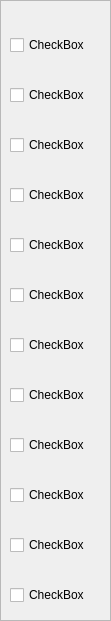
   <widget class="QFrame" name="frame_4">
    <property name="geometry">
     <rect>
      <x>870</x>
      <y>0</y>
      <width>111</width>
      <height>621</height>
     </rect>
    </property>
    <property name="frameShape">
     <enum>QFrame::StyledPanel</enum>
    </property>
    <property name="frameShadow">
     <enum>QFrame::Raised</enum>
    </property>
    <widget class="QCheckBox" name="cb_ingredientes">
     <property name="geometry">
      <rect>
       <x>10</x>
       <y>20</y>
       <width>150</width>
       <height>50</height>
      </rect>
     </property>
     <property name="text">
      <string>CheckBox</string>
     </property>
    </widget>
    <widget class="QCheckBox" name="cb_ingredientes_2">
     <property name="geometry">
      <rect>
       <x>10</x>
       <y>70</y>
       <width>150</width>
       <height>50</height>
      </rect>
     </property>
     <property name="text">
      <string>CheckBox</string>
     </property>
    </widget>
    <widget class="QCheckBox" name="cb_ingredientes_3">
     <property name="geometry">
      <rect>
       <x>10</x>
       <y>120</y>
       <width>150</width>
       <height>50</height>
      </rect>
     </property>
     <property name="text">
      <string>CheckBox</string>
     </property>
    </widget>
    <widget class="QCheckBox" name="cb_ingredientes_4">
     <property name="geometry">
      <rect>
       <x>10</x>
       <y>170</y>
       <width>150</width>
       <height>50</height>
      </rect>
     </property>
     <property name="text">
      <string>CheckBox</string>
     </property>
    </widget>
    <widget class="QCheckBox" name="cb_ingredientes_5">
     <property name="geometry">
      <rect>
       <x>10</x>
       <y>220</y>
       <width>150</width>
       <height>50</height>
      </rect>
     </property>
     <property name="text">
      <string>CheckBox</string>
     </property>
    </widget>
    <widget class="QCheckBox" name="cb_ingredientes_6">
     <property name="geometry">
      <rect>
       <x>10</x>
       <y>270</y>
       <width>150</width>
       <height>50</height>
      </rect>
     </property>
     <property name="text">
      <string>CheckBox</string>
     </property>
    </widget>
    <widget class="QCheckBox" name="cb_ingredientes_7">
     <property name="geometry">
      <rect>
       <x>10</x>
       <y>320</y>
       <width>150</width>
       <height>50</height>
      </rect>
     </property>
     <property name="text">
      <string>CheckBox</string>
     </property>
    </widget>
    <widget class="QCheckBox" name="cb_ingredientes_8">
     <property name="geometry">
      <rect>
       <x>10</x>
       <y>370</y>
       <width>150</width>
       <height>50</height>
      </rect>
     </property>
     <property name="text">
      <string>CheckBox</string>
     </property>
    </widget>
    <widget class="QCheckBox" name="cb_ingredientes_9">
     <property name="geometry">
      <rect>
       <x>10</x>
       <y>420</y>
       <width>150</width>
       <height>50</height>
      </rect>
     </property>
     <property name="text">
      <string>CheckBox</string>
     </property>
    </widget>
    <widget class="QCheckBox" name="cb_ingredientes_10">
     <property name="geometry">
      <rect>
       <x>10</x>
       <y>470</y>
       <width>150</width>
       <height>50</height>
      </rect>
     </property>
     <property name="text">
      <string>CheckBox</string>
     </property>
    </widget>
    <widget class="QCheckBox" name="cb_ingredientes_11">
     <property name="geometry">
      <rect>
       <x>10</x>
       <y>520</y>
       <width>150</width>
       <height>50</height>
      </rect>
     </property>
     <property name="text">
      <string>CheckBox</string>
     </property>
    </widget>
    <widget class="QCheckBox" name="cb_ingredientes_12">
     <property name="geometry">
      <rect>
       <x>10</x>
       <y>570</y>
       <width>150</width>
       <height>50</height>
      </rect>
     </property>
     <property name="text">
      <string>CheckBox</string>
     </property>
    </widget>
   </widget>
